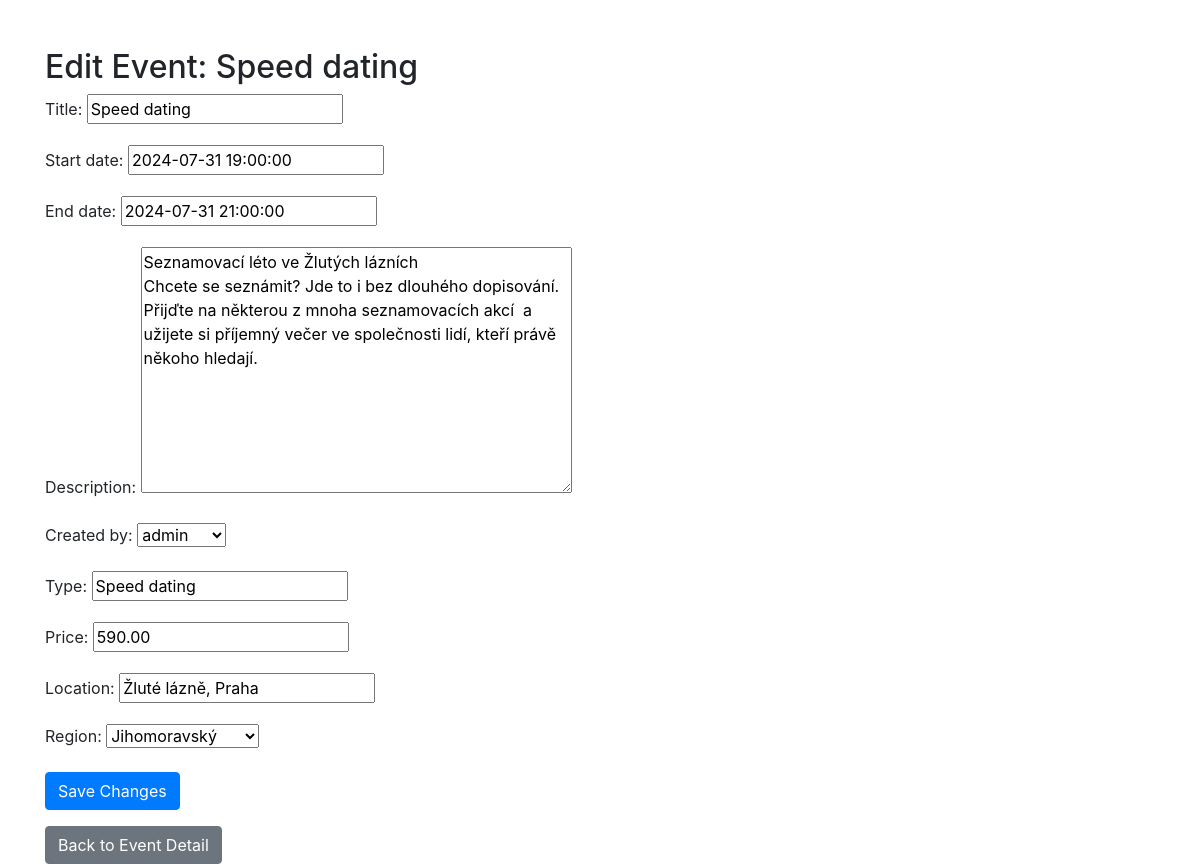
Page /event/4/edit/ (signed in) on the committed database.
### viewer/models.py (models this page shows, shortened)
class Event(models.Model):
    title = models.CharField(
        max_length=100,
        validators=[MinLengthValidator(20)]  # Opraveno: použití validátoru pro minimální délku
    )
    start_date = models.DateTimeField()
    end_date = models.DateTimeField()
    description = models.TextField()
    created_by = models.ForeignKey(User, on_delete=models.CASCADE, related_name='events')
    type = models.CharField(max_length=50)
    price = models.DecimalField(max_digits=10, decimal_places=2)
    location = models.CharField(max_length=200, null=True, blank=True)
    region = models.CharField(max_length=40, choices=REGION_CHOICES, default='')

### viewer/views.py (the view)
# urls.py: path('event/<int:event_id>/edit/', edit_event, name='edit_event'),
@login_required
@user_passes_test(lambda u: u.is_superuser)
def edit_event(request, event_id):
    event = get_object_or_404(Event, pk=event_id)
    if request.method == 'POST':
        form = EventForm(request.POST, instance=event)
        if form.is_valid():
            form.save()
            return redirect('event_detail', event_id=event.id)
    else:
        form = EventForm(instance=event)
    return render(request, 'viewer/edit_event.html', {'form': form, 'event': event})

### viewer/forms.py
class EventForm(forms.ModelForm):
    class Meta:
        model = Event
        fields = '__all__'
        widgets = {
            'district': forms.Select(choices=REGION_CHOICES),
        }

### viewer/templates/viewer/edit_event.html (shortened to what this page needs)
<!DOCTYPE html>
{% load static %}
<html lang="en">
<head>
    <link rel="stylesheet" href="https://stackpath.bootstrapcdn.com/bootstrap/4.2.1/css/bootstrap.min.css"
>
</head>
<body>
    <div class="container mt-5">
        <h2>Edit Event: {{ event.title }}</h2>
        <form method="post">
            {{ form.as_p }}
            <button type="submit" class="btn btn-primary">Save Changes</button>
        </form>
        <a href="{% url 'event_detail' event.id %}" class="btn btn-secondary mt-3">Back to Event Detail</a>
    </div>
</body>
</html>

### rows in the picture
Event: title "Speed dating", start_date "2024-07-31 19:00:00", end_date "2024-07-31 21:00:00", description "Seznamovací léto ve Žlutých lázních Chcete se seznámit? Jde to i bez dlouhého dopisování. Přijďte na některou z mnoha seznamovacích akcí a užijete si příjemný večer ve společnosti lidí, kteří právě někoho hledají.", created_by "admin", type "Speed dating", price "590.00", location "Žluté lázně, Praha", region "Jihomoravský"
